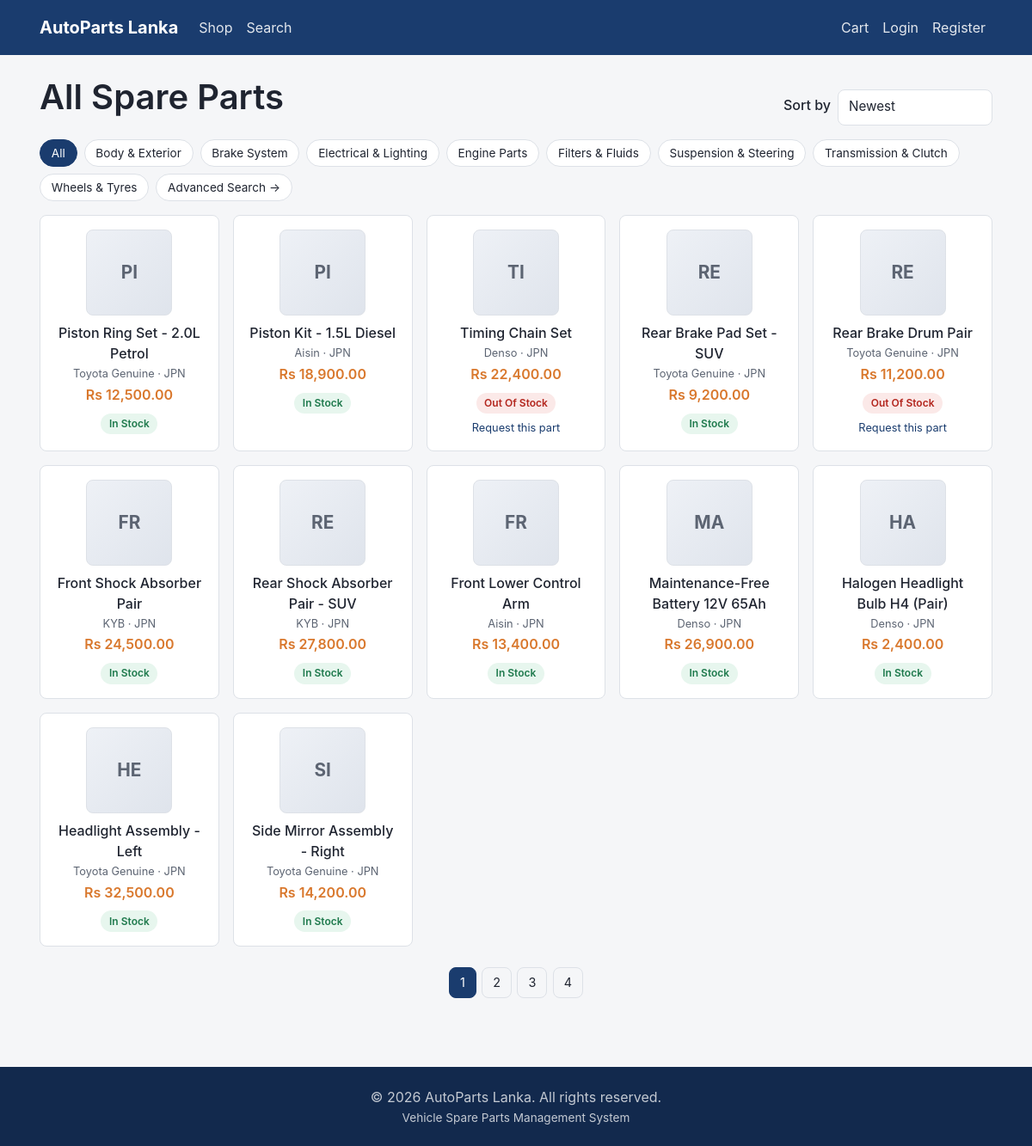
The app's page /catalogue/products.php with its own data.
### tables this page shows
CREATE TABLE category (
    categoryID       INT AUTO_INCREMENT PRIMARY KEY,
    parentCategoryID INT NULL,
    categoryName     VARCHAR(100) NOT NULL,
    description      TEXT NULL,
    CONSTRAINT fk_category_parent FOREIGN KEY (parentCategoryID)
        REFERENCES category(categoryID) ON DELETE SET NULL
);

CREATE TABLE spare_part (
    partID         INT AUTO_INCREMENT PRIMARY KEY,
    categoryID     INT NOT NULL,
    brandID        INT NOT NULL,
    countryID      INT NOT NULL,
    adminID        INT NOT NULL,
    partName       VARCHAR(150) NOT NULL,
    partNumber     VARCHAR(50)  NOT NULL,
    description    TEXT NULL,
    price          DECIMAL(12,2) NOT NULL,
    size           VARCHAR(50)  NULL,
    stockQty       INT NOT NULL DEFAULT 0,
    minStockLevel  INT NOT NULL DEFAULT 0,
    imageURL       VARCHAR(255) NULL,
    isActive       TINYINT(1) NOT NULL DEFAULT 1,
    createdAt      DATETIME NOT NULL DEFAULT CURRENT_TIMESTAMP,
    CONSTRAINT fk_part_category FOREIGN KEY (categoryID) REFERENCES category(categoryID),
    CONSTRAINT fk_part_brand    FOREIGN KEY (brandID)    REFERENCES brand(brandID),
    CONSTRAINT fk_part_country  FOREIGN KEY (countryID)  REFERENCES country(countryID),
    CONSTRAINT fk_part_admin    FOREIGN KEY (adminID)    REFERENCES admin(adminID),
    INDEX idx_part_active (isActive),
    INDEX idx_part_name (partName),
    INDEX idx_part_number (partNumber)
);

CREATE TABLE brand (
    brandID       INT AUTO_INCREMENT PRIMARY KEY,
    brandName     VARCHAR(100) NOT NULL UNIQUE,
    isAuthorized  TINYINT(1) NOT NULL DEFAULT 0
);

CREATE TABLE country (
    countryID       INT AUTO_INCREMENT PRIMARY KEY,
    countryName     VARCHAR(100) NOT NULL,
    countryCode     CHAR(3) NOT NULL,
    importDutyRate  DECIMAL(5,2) NOT NULL DEFAULT 0
);

### catalogue/lib/search_helper.php (the view, shortened to what this page needs)
<?php
function catCategoryTree(PDO $db): array
{
    $rows = $db->query(
        'SELECT categoryID, parentCategoryID, categoryName, description FROM category ORDER BY categoryName'
    )->fetchAll();
    $topLevel = [];
    $childrenByParent = [];
    foreach ($rows as $row) {
        if ($row['parentCategoryID'] === null) {
            $topLevel[(int) $row['categoryID']] = $row + ['children' => []];
        } else {
            $childrenByParent[(int) $row['parentCategoryID']][] = $row;
        }
    }
    return array_values($topLevel);
}
function catFilterPriceTarget(array $filters): ?float
{
    $raw = $filters['priceTarget'] ?? null;
    if ($raw === null || $raw === '') {
        return null;
    }
    $value = (float) $raw;
    return $value > 0 ? $value : null;
}
function catBuildWhere(array $filters): array
{
    $where = ['sp.isActive = 1'];
    $params = [];
    $keyword = trim((string) ($filters['keyword'] ?? ''));
    $size = trim((string) ($filters['size'] ?? ''));
    $priceTarget = catFilterPriceTarget($filters);
    $priceRange = null;
    return [
        'sql' => implode(' AND ', $where),
        'params' => $params,
        'priceRange' => $priceRange,
        'keyword' => $keyword,
    ];
}
function catOrderClause(string $sort, ?float $priceTarget, string $keyword): array
{
    switch ($sort) {
        case 'newest':
            return ['sql' => 'sp.createdAt DESC', 'params' => []];
    }
}
function catSearchParts(PDO $db, array $filters): array
{
    $built = catBuildWhere($filters);
    $whereSql = $built['sql'];
    $countStmt = $db->prepare("SELECT COUNT(*) AS c FROM spare_part sp WHERE $whereSql");
    $countStmt->execute($built['params']);
    $total = (int) $countStmt->fetch()['c'];
    $perPage = CAT_PER_PAGE;
    $page = max(1, (int) ($filters['page'] ?? 1));
    $pagination = paginate($total, $perPage, $page);
    $order = catOrderClause((string) ($filters['sort'] ?? 'relevance'), catFilterPriceTarget($filters), $built['keyword']);
    $selectParams = $built['params'] + $order['params'];
    $sql = "SELECT sp.*, b.brandName, b.isAuthorized, c.countryName, c.countryCode, c.importDutyRate, cat.categoryName
            FROM spare_part sp
            JOIN brand b ON b.brandID = sp.brandID
            JOIN country c ON c.countryID = sp.countryID
            JOIN category cat ON cat.categoryID = sp.categoryID
            WHERE $whereSql
            ORDER BY {$order['sql']}
            LIMIT :catLimit OFFSET :catOffset";
    $stmt = $db->prepare($sql);
    $stmt->bindValue(':catLimit', $perPage, PDO::PARAM_INT);
    $stmt->bindValue(':catOffset', $pagination['offset'], PDO::PARAM_INT);
    $stmt->execute();
    return [
        'items' => $stmt->fetchAll(),
        'pagination' => $pagination,
        'priceRange' => $built['priceRange'],
        'total' => $total,
        'keyword' => $built['keyword'],
    ];
}
function catRenderPartCard(array $part): string
{
    $outOfStock = (int) $part['stockQty'] <= 0;
    $html = '<div class="cat-card">';
    $html .= '<a class="cat-card-link" href="' . BASE_URL . '/catalogue/product_details.php?id=' . (int) $part['partID'] . '">';
    $html .= partImage($part, 'md');
    $html .= '<p class="cat-card-name">' . e($part['partName']) . '</p>';
    $html .= '<p class="cat-card-meta">' . e($part['brandName'] ?? '') . ' &middot; ' . e($part['countryCode'] ?? '') . '</p>';
    $html .= '<p class="cat-card-price">' . formatMoney((float) $part['price']) . '</p>';
    $html .= '</a>';
    if ($outOfStock) {
        $html .= '<span class="badge-status badge-status--cancelled">Out of Stock</span>';
        $html .= ' <a class="cat-request-link" href="' . BASE_URL . '/requests/submit_request.php?part_name=' . urlencode($part['partName']) . '">Request this part</a>';
    } else {
        $html .= '<span class="badge-status badge-status--success">In Stock</span>';
    }
    $html .= '</div>';
    return $html;
}
function catRenderPagination(array $pagination, array $queryParams, ?string $targetScript = null): string
{
    $target = $targetScript ?? basename($_SERVER['SCRIPT_NAME'] ?? '');
    $html = '<nav class="pagination-plain">';
    for ($p = 1; $p <= $pagination['totalPages']; $p++) {
        $queryParams['page'] = $p;
        $qs = http_build_query($queryParams);
        if ($p === $pagination['currentPage']) {
            $html .= '<span class="is-active">' . $p . '</span>';
        } else {
            $html .= '<a href="' . e($target . '?' . $qs) . '">' . $p . '</a>';
        }
    }
    $html .= '</nav>';
    return $html;
}

### catalogue/products.php (shortened to what this page needs)
<?php
require_once __DIR__ . '/lib/search_helper.php';
$db = getDB();
$categoryId = isset($_GET['category']) && $_GET['category'] !== '' ? (int) $_GET['category'] : null;
$sort = in_array($_GET['sort'] ?? '', CAT_SORT_OPTIONS, true) ? $_GET['sort'] : 'newest';
$page = max(1, (int) ($_GET['page'] ?? 1));
$filters = [
    'sort' => $sort,
    'page' => $page,
];
$result = catSearchParts($db, $filters);
$categoryTree = catCategoryTree($db);
$currentCategoryName = null;
require __DIR__ . '/../includes/header.php';
?>
<div class="container">
    <div class="cat-page-header">
        <h1><?php echo e($currentCategoryName ?? 'All Spare Parts'); ?></h1>
        <form method="get" class="cat-sort-form">
            <label for="sort" class="form-label">Sort by</label>
            <select id="sort" name="sort" class="form-control" onchange="this.form.submit()">
                <option value="newest" <?php echo $sort === 'newest' ? 'selected' : ''; ?>>Newest</option>
            </select>
        </form>
    </div>
    <div class="cat-category-chips">
        <a class="cat-chip<?php echo !$categoryId ? ' is-active' : ''; ?>" href="<?php echo BASE_URL; ?>/catalogue/products.php">All</a>
        <?php foreach ($categoryTree as $top): ?>
        <a class="cat-chip<?php echo $categoryId === (int) $top['categoryID'] ? ' is-active' : ''; ?>" href="<?php echo BASE_URL; ?>/catalogue/products.php?category=<?php echo (int) $top['categoryID']; ?>">
            <?php echo e($top['categoryName']); ?>
        </a>
        <?php endforeach; ?>
        <a class="cat-chip" href="<?php echo BASE_URL; ?>/catalogue/search.php">Advanced Search &rarr;</a>
    </div>
    <?php if (empty($result['items'])): ?>
    <p class="text-muted mt-3">No parts found<?php echo $currentCategoryName ? ' in ' . e($currentCategoryName) : ''; ?>.</p>
    <?php else: ?>
    <div class="cat-grid mt-3">
        <?php foreach ($result['items'] as $part): ?>
            <?php echo catRenderPartCard($part); ?>
        <?php endforeach; ?>
    </div>
    <?php echo catRenderPagination($result['pagination'], $_GET); ?>
    <?php endif; ?>
</div>
<?php require __DIR__ . '/../includes/footer.php'; ?>

### includes/functions.php (shortened to what this page needs)
<?php
function e(?string $value): string
{
    return htmlspecialchars($value ?? '', ENT_QUOTES, 'UTF-8');
}
function formatMoney(float $amount): string
{
    return CURRENCY . ' ' . number_format($amount, 2);
}
function paginate(int $total, int $perPage, int $current): array
{
    $perPage = max(1, $perPage);
    $totalPages = (int) max(1, ceil($total / $perPage));
    $current = max(1, min($current, $totalPages));
    return [
        'total' => $total,
        'perPage' => $perPage,
        'currentPage' => $current,
        'totalPages' => $totalPages,
        'offset' => ($current - 1) * $perPage,
        'hasPrev' => $current > 1,
        'hasNext' => $current < $totalPages,
    ];
}
function partImage(array $part, string $size = 'md'): string
{
    $initials = strtoupper(mb_substr($part['partName'] ?? '?', 0, 2));
    return '<div class="part-thumb part-thumb--' . e($size) . '">'
         . '<span>' . e($initials) . '</span></div>';
}

### assets/css/base.css (style rules this page uses)
:root { --color-primary: #1a3c6e; --color-primary-dark: #12294d; --color-accent: #d9782d; --color-success: #1f7a4d; --color-danger: #b3261e; --color-warning: #8a6100; --color-info: #1d5f8a; --color-text: #1f2430; --color-text-muted: #5c6472; --color-border: #dde1e7; --color-bg: #f5f6f8; --color-surface: #ffffff; --radius: 8px; --font-base: -apple-system, BlinkMacSystemFont, "Segoe UI", Roboto, Helvetica, Arial, sans-serif; }
* { box-sizing: border-box; }
html, body { margin: 0; padding: 0; }
body { font-family: var(--font-base); color: var(--color-text); background: var(--color-bg); line-height: 1.5; display: flex; flex-direction: column; min-height: 100vh; }
.container { max-width: 1140px; margin: 0 auto; padding: 0 1rem; }
a { color: var(--color-primary); text-decoration: none; }
h1, h2, h3, h4, h5, h6 { font-weight: 600; line-height: 1.25; margin-top: 0; }
.form-label { display: block; font-weight: 500; margin-bottom: 0.3rem; }
.form-control { display: block; width: 100%; padding: 0.55rem 0.75rem; font-size: 0.95rem; color: var(--color-text); background: var(--color-surface); border: 1px solid var(--color-border); border-radius: var(--radius); }
.badge-status { display: inline-block; padding: 0.2rem 0.6rem; border-radius: 999px; font-size: 0.75rem; font-weight: 600; text-transform: capitalize; }
.badge-status--delivered, .badge-status--fulfilled, .badge-status--success { background: #e7f6ee; color: var(--color-success); }
.badge-status--cancelled, .badge-status--rejected, .badge-status--failed { background: #fbe9e8; color: var(--color-danger); }
.part-thumb { display: flex; align-items: center; justify-content: center; background: linear-gradient(135deg, #eef1f6, #dfe4ec); border: 1px solid var(--color-border); border-radius: var(--radius); color: var(--color-text-muted); font-weight: 700; overflow: hidden; }
.part-thumb--md { width: 100px; height: 100px; font-size: 1.3rem; }
.mt-3 { margin-top: 1.5rem; }
.pagination-plain { display: flex; gap: 0.4rem; justify-content: center; margin-top: 1.5rem; flex-wrap: wrap; }
.pagination-plain a, .pagination-plain span { padding: 0.4rem 0.75rem; border: 1px solid var(--color-border); border-radius: var(--radius); font-size: 0.9rem; color: var(--color-text); }
.pagination-plain .is-active { background: var(--color-primary); border-color: var(--color-primary); color: #fff; }

### assets/css/catalogue.css (style rules this page uses)
.cat-page-header { display: flex; align-items: flex-end; justify-content: space-between; gap: 1rem; flex-wrap: wrap; }
.cat-sort-form { display: flex; align-items: center; gap: 0.5rem; }
.cat-sort-form .form-control { width: auto; min-width: 180px; }
.cat-category-chips { display: flex; flex-wrap: wrap; gap: 0.5rem; margin-top: 1rem; }
.cat-chip { display: inline-block; padding: 0.3rem 0.8rem; border-radius: 999px; border: 1px solid var(--color-border); background: var(--color-surface); color: var(--color-text); font-size: 0.85rem; }
.cat-chip.is-active { background: var(--color-primary); border-color: var(--color-primary); color: #fff; }
.cat-grid { display: grid; grid-template-columns: repeat(auto-fill, minmax(200px, 1fr)); gap: 1rem; }
.cat-card { background: var(--color-surface); border: 1px solid var(--color-border); border-radius: var(--radius); padding: 1rem; text-align: center; }
.cat-card-link { display: block; color: var(--color-text); }
.cat-card-link .part-thumb { margin: 0 auto 0.5rem; }
.cat-card-name { font-weight: 500; margin: 0.25rem 0 0; }
.cat-card-meta { color: var(--color-text-muted); font-size: 0.8rem; margin: 0.15rem 0; }
.cat-card-price { color: var(--color-accent); font-weight: 600; margin: 0.15rem 0 0.5rem; }
.cat-request-link { display: inline-block; margin-top: 0.4rem; font-size: 0.8rem; }

### records on screen
category: categoryName "Body & Exterior"
category: categoryName "Brake System"
category: categoryName "Electrical & Lighting"
category: categoryName "Engine Parts"
category: categoryName "Filters & Fluids"
category: categoryName "Suspension & Steering"
category: categoryName "Transmission & Clutch"
category: categoryName "Wheels & Tyres"
spare_part: partName "PI", partName "Piston Ring Set - 2.0L Petrol", brandID.brandName "Toyota Genuine", countryID.countryCode "JPN", price "Rs 12,500.00", stockQty "In Stock"
spare_part: partName "PI", partName "Piston Kit - 1.5L Diesel", brandID.brandName "Aisin", countryID.countryCode "JPN", price "Rs 18,900.00", stockQty "In Stock"
spare_part: partName "TI", partName "Timing Chain Set", brandID.brandName "Denso", countryID.countryCode "JPN", price "Rs 22,400.00", stockQty "Out Of Stock"
spare_part: partName "RE", partName "Rear Brake Pad Set - SUV", brandID.brandName "Toyota Genuine", countryID.countryCode "JPN", price "Rs 9,200.00", stockQty "In Stock"
spare_part: partName "RE", partName "Rear Brake Drum Pair", brandID.brandName "Toyota Genuine", countryID.countryCode "JPN", price "Rs 11,200.00", stockQty "Out Of Stock"
spare_part: partName "FR", partName "Front Shock Absorber Pair", brandID.brandName "KYB", countryID.countryCode "JPN", price "Rs 24,500.00", stockQty "In Stock"
spare_part: partName "RE", partName "Rear Shock Absorber Pair - SUV", brandID.brandName "KYB", countryID.countryCode "JPN", price "Rs 27,800.00", stockQty "In Stock"
spare_part: partName "FR", partName "Front Lower Control Arm", brandID.brandName "Aisin", countryID.countryCode "JPN", price "Rs 13,400.00", stockQty "In Stock"
spare_part: partName "MA", partName "Maintenance-Free Battery 12V 65Ah", brandID.brandName "Denso", countryID.countryCode "JPN", price "Rs 26,900.00", stockQty "In Stock"
spare_part: partName "HA", partName "Halogen Headlight Bulb H4 (Pair)", brandID.brandName "Denso", countryID.countryCode "JPN", price "Rs 2,400.00", stockQty "In Stock"
spare_part: partName "HE", partName "Headlight Assembly - Left", brandID.brandName "Toyota Genuine", countryID.countryCode "JPN", price "Rs 32,500.00", stockQty "In Stock"
spare_part: partName "SI", partName "Side Mirror Assembly - Right", brandID.brandName "Toyota Genuine", countryID.countryCode "JPN", price "Rs 14,200.00", stockQty "In Stock"

### other values on screen
SITE_NAME "AutoParts Lanka"
$currentCategoryName "All Spare Parts"
